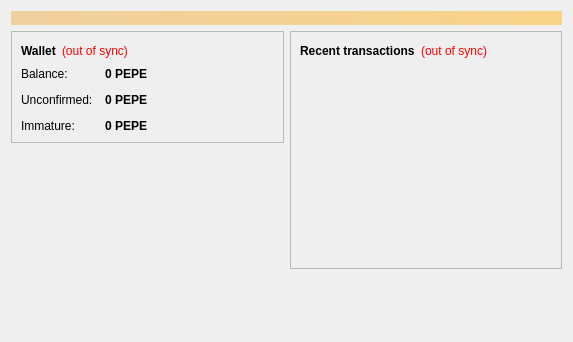
<?xml version="1.0" encoding="UTF-8"?>
<ui version="4.0">
 <class>OverviewPage</class>
 <widget class="QWidget" name="OverviewPage">
  <property name="geometry">
   <rect>
    <x>0</x>
    <y>0</y>
    <width>573</width>
    <height>342</height>
   </rect>
  </property>
  <property name="windowTitle">
   <string>Form</string>
  </property>
  <layout class="QVBoxLayout" name="topLayout">
   <item>
    <widget class="QLabel" name="labelAlerts">
     <property name="visible">
      <bool>false</bool>
     </property>
     <property name="styleSheet">
      <string notr="true">background-color: qlineargradient(x1: 0, y1: 0, x2: 1, y2: 0, stop:0 #F0D0A0, stop:1 #F8D488); color:#000000;</string>
     </property>
     <property name="wordWrap">
      <bool>true</bool>
     </property>
     <property name="margin">
      <number>3</number>
     </property>
    </widget>
   </item>
   <item>
    <layout class="QHBoxLayout" name="horizontalLayout" stretch="1,1">
     <item>
      <layout class="QVBoxLayout" name="verticalLayout_2">
       <item>
        <widget class="QFrame" name="frame">
         <property name="frameShape">
          <enum>QFrame::StyledPanel</enum>
         </property>
         <property name="frameShadow">
          <enum>QFrame::Raised</enum>
         </property>
         <layout class="QVBoxLayout" name="verticalLayout_4">
          <item>
           <layout class="QHBoxLayout" name="horizontalLayout_4">
            <item>
             <widget class="QLabel" name="label_5">
              <property name="font">
               <font>
                <weight>75</weight>
                <bold>true</bold>
               </font>
              </property>
              <property name="text">
               <string>Wallet</string>
              </property>
             </widget>
            </item>
            <item>
             <widget class="QLabel" name="labelWalletStatus">
              <property name="toolTip">
               <string>The displayed information may be out of date. Your wallet automatically synchronizes with the Pepecoin network after a connection is established, but this process has not completed yet.</string>
              </property>
              <property name="styleSheet">
               <string notr="true">QLabel { color: red; }</string>
              </property>
              <property name="text">
               <string notr="true">(out of sync)</string>
              </property>
              <property name="alignment">
               <set>Qt::AlignLeading|Qt::AlignLeft|Qt::AlignVCenter</set>
              </property>
             </widget>
            </item>
            <item>
             <spacer name="horizontalSpacer_2">
              <property name="orientation">
               <enum>Qt::Horizontal</enum>
              </property>
              <property name="sizeHint" stdset="0">
               <size>
                <width>40</width>
                <height>20</height>
               </size>
              </property>
             </spacer>
            </item>
           </layout>
          </item>
          <item>
           <layout class="QFormLayout" name="formLayout_2">
            <property name="fieldGrowthPolicy">
             <enum>QFormLayout::AllNonFixedFieldsGrow</enum>
            </property>
            <property name="horizontalSpacing">
             <number>12</number>
            </property>
            <property name="verticalSpacing">
             <number>12</number>
            </property>
            <item row="0" column="0">
             <widget class="QLabel" name="label">
              <property name="text">
               <string>Balance:</string>
              </property>
             </widget>
            </item>
            <item row="0" column="1">
             <widget class="QLabel" name="labelBalance">
              <property name="font">
               <font>
                <weight>75</weight>
                <bold>true</bold>
               </font>
              </property>
              <property name="cursor">
               <cursorShape>IBeamCursor</cursorShape>
              </property>
              <property name="toolTip">
               <string>Your current balance</string>
              </property>
              <property name="text">
               <string notr="true">0 PEPE</string>
              </property>
              <property name="textInteractionFlags">
               <set>Qt::LinksAccessibleByMouse|Qt::TextSelectableByKeyboard|Qt::TextSelectableByMouse</set>
              </property>
             </widget>
            </item>
            <item row="1" column="0">
             <widget class="QLabel" name="label_3">
              <property name="text">
               <string>Unconfirmed:</string>
              </property>
             </widget>
            </item>
            <item row="1" column="1">
             <widget class="QLabel" name="labelUnconfirmed">
              <property name="font">
               <font>
                <weight>75</weight>
                <bold>true</bold>
               </font>
              </property>
              <property name="cursor">
               <cursorShape>IBeamCursor</cursorShape>
              </property>
              <property name="toolTip">
               <string>Total of transactions that have yet to be confirmed, and do not yet count toward the current balance</string>
              </property>
              <property name="text">
               <string notr="true">0 PEPE</string>
              </property>
              <property name="textInteractionFlags">
               <set>Qt::LinksAccessibleByMouse|Qt::TextSelectableByKeyboard|Qt::TextSelectableByMouse</set>
              </property>
             </widget>
            </item>
            <item row="2" column="0">
             <widget class="QLabel" name="labelImmatureText">
              <property name="text">
               <string>Immature:</string>
              </property>
             </widget>
            </item>
            <item row="2" column="1">
             <widget class="QLabel" name="labelImmature">
              <property name="font">
               <font>
                <weight>75</weight>
                <bold>true</bold>
               </font>
              </property>
              <property name="toolTip">
               <string>Mined balance that has not yet matured</string>
              </property>
              <property name="text">
               <string notr="true">0 PEPE</string>
              </property>
              <property name="textInteractionFlags">
               <set>Qt::LinksAccessibleByMouse|Qt::TextSelectableByKeyboard|Qt::TextSelectableByMouse</set>
              </property>
             </widget>
            </item>
           </layout>
          </item>
         </layout>
        </widget>
       </item>
       <item>
        <spacer name="verticalSpacer">
         <property name="orientation">
          <enum>Qt::Vertical</enum>
         </property>
         <property name="sizeHint" stdset="0">
          <size>
           <width>20</width>
           <height>40</height>
          </size>
         </property>
        </spacer>
       </item>
      </layout>
     </item>
     <item>
      <layout class="QVBoxLayout" name="verticalLayout_3">
       <item>
        <widget class="QFrame" name="frame_2">
         <property name="frameShape">
          <enum>QFrame::StyledPanel</enum>
         </property>
         <property name="frameShadow">
          <enum>QFrame::Raised</enum>
         </property>
         <layout class="QVBoxLayout" name="verticalLayout">
          <item>
           <layout class="QHBoxLayout" name="horizontalLayout_2">
            <item>
             <widget class="QLabel" name="label_4">
              <property name="text">
               <string>&lt;b&gt;Recent transactions&lt;/b&gt;</string>
              </property>
             </widget>
            </item>
            <item>
             <widget class="QLabel" name="labelTransactionsStatus">
              <property name="toolTip">
               <string>The displayed information may be out of date. Your wallet automatically synchronizes with the Pepecoin network after a connection is established, but this process has not completed yet.</string>
              </property>
              <property name="styleSheet">
               <string notr="true">QLabel { color: red; }</string>
              </property>
              <property name="text">
               <string notr="true">(out of sync)</string>
              </property>
              <property name="alignment">
               <set>Qt::AlignRight|Qt::AlignTrailing|Qt::AlignVCenter</set>
              </property>
             </widget>
            </item>
            <item>
             <spacer name="horizontalSpacer">
              <property name="orientation">
               <enum>Qt::Horizontal</enum>
              </property>
              <property name="sizeHint" stdset="0">
               <size>
                <width>40</width>
                <height>20</height>
               </size>
              </property>
             </spacer>
            </item>
           </layout>
          </item>
          <item>
           <widget class="QListView" name="listTransactions">
            <property name="styleSheet">
             <string notr="true">QListView { background: transparent; }</string>
            </property>
            <property name="frameShape">
             <enum>QFrame::NoFrame</enum>
            </property>
            <property name="verticalScrollBarPolicy">
             <enum>Qt::ScrollBarAlwaysOff</enum>
            </property>
            <property name="horizontalScrollBarPolicy">
             <enum>Qt::ScrollBarAlwaysOff</enum>
            </property>
            <property name="selectionMode">
             <enum>QAbstractItemView::NoSelection</enum>
            </property>
           </widget>
          </item>
         </layout>
        </widget>
       </item>
       <item>
        <spacer name="verticalSpacer_2">
         <property name="orientation">
          <enum>Qt::Vertical</enum>
         </property>
         <property name="sizeHint" stdset="0">
          <size>
           <width>20</width>
           <height>40</height>
          </size>
         </property>
        </spacer>
       </item>
      </layout>
     </item>
    </layout>
   </item>
  </layout>
 </widget>
 <resources/>
 <connections/>
</ui>
